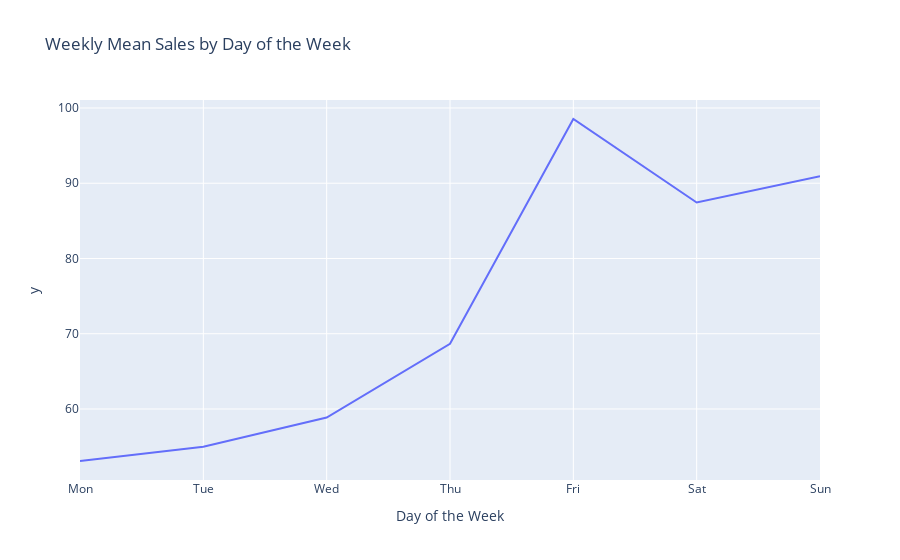

Notebook cell for this chart:
### Markdown cell above
Let's also investigate orders by day of the week. Is there weekly seasonality?

### Code cell
import calendar

# Define the order of weekdays
weekday_order = ['Mon', 'Tue', 'Wed', 'Thu', 'Fri', 'Sat', 'Sun']

# Resample data to daily frequency
weekly = data.resample('D').mean(numeric_only=True).copy()

# Get the day of the week as abbreviated names
weekly['day_of_week'] = weekly.index.strftime('%A')
weekly['day_of_week_abbr'] = weekly.index.map(lambda x: calendar.day_abbr[x.weekday()])

# Set the categorical order of the day of the week
weekly['day_of_week_abbr'] = pd.Categorical(weekly['day_of_week_abbr'], categories=weekday_order, ordered=True)

# Group and calculate the mean by day of the week
weekly_mean = weekly.groupby('day_of_week_abbr')['orders'].mean()

# Plot the line chart
px.line(x=weekly_mean.index, y=weekly_mean.values, title='Weekly Mean Sales by Day of the Week', labels={'x': 'Day of the Week'})

### Figure 1 — Plotly figure (JSON) as saved in the notebook; plotly's stock layout.template omitted (floating-point values rounded to 4 significant figures)
{"data": [{"hovertemplate": "Day of the Week=%{x}<br>y=%{y}<extra></extra>", "legendgroup": "", "line": {"color": "#636efa", "dash": "solid"}, "marker": {"symbol": "circle"}, "mode": "lines", "name": "", "orientation": "v", "showlegend": false, "type": "scatter", "x": ["Mon", "Tue", "Wed", "Thu", "Fri", "Sat", "Sun"], "xaxis": "x", "y": [53.09, 54.98, 58.87, 68.66, 98.54, 87.44, 90.93], "yaxis": "y"}], "layout": {"legend": {"tracegroupgap": 0}, "title": {"text": "Weekly Mean Sales by Day of the Week"}, "xaxis": {"anchor": "y", "domain": [0, 1], "title": {"text": "Day of the Week"}}, "yaxis": {"anchor": "x", "domain": [0, 1], "title": {"text": "y"}}}}
